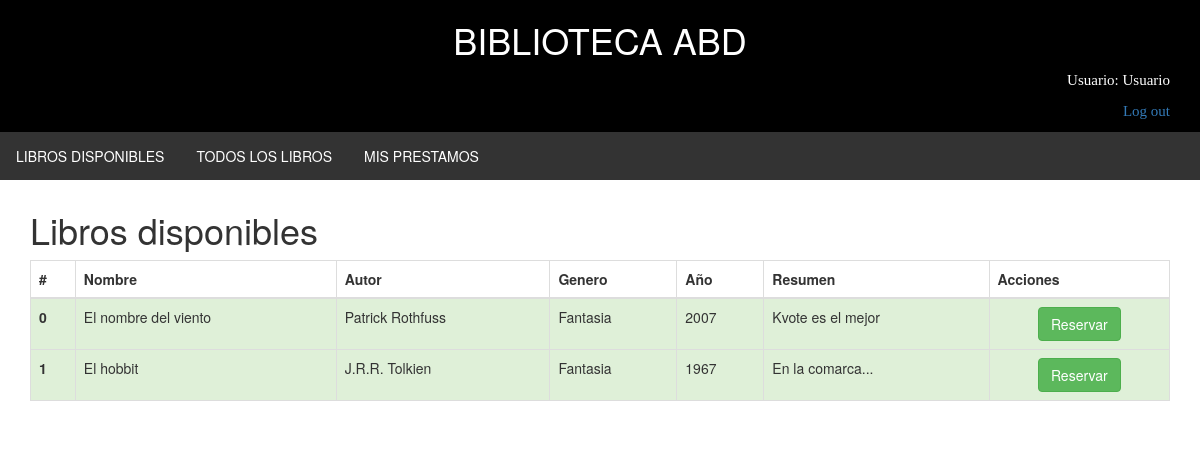
Screenshot of / (signed in) with the database file from the repository.
### tables this page shows
CREATE TABLE `user` (
  `id` int(11) NOT NULL,
  `name` varchar(255) NOT NULL,
  `last_name` varchar(255) NOT NULL,
  `email` varchar(255) NOT NULL,
  `user_type` int(11) NOT NULL DEFAULT '0',
  `password` varchar(255) NOT NULL
);

CREATE TABLE `libro` (
  `id` int(11) NOT NULL,
  `name` varchar(255) NOT NULL,
  `author` varchar(255) NOT NULL,
  `genre` varchar(255) NOT NULL,
  `year` varchar(255) NOT NULL,
  `resume` text NOT NULL
);

### core/ControladorBase.php (called while the page is built, shortened)
<?php
class ControladorBase{
    public function __construct() {
        require_once 'DaoBase.php';
        require_once 'core/Ayuda.php';
    }
    public function view($vista,$datos = []){
        $helper=new Ayuda();
        require_once 'views/'.$vista;
    }
}
?>

### controllers/LibroController.php (called while the page is built, shortened)
<?php
class LibroController extends ControladorBase
{
	public function index()
    {
        $libros = DaoLibro::getInstance()->getDisponibles();
        $this->view(
            "libro/index.php",
            [
                'libros' => $libros,
            ]
        );
    }
}
?>

### core/Ayuda.php (called while the page is built, shortened)
<?php
class Ayuda{
    public function url($controlador=CONTROLADOR_DEFECTO,$accion=ACCION_DEFECTO){
        $urlString="index.php?controller=".$controlador."&action=".$accion;
        return $urlString;
    }
    public function isUserLogged(){
    	return isset($_SESSION["login"]) && $_SESSION["login"] && isset($_SESSION["user_id"]);
    }
    public function getLoggedUser(){
    	if(isset($_SESSION["login"]) && $_SESSION["login"] && isset($_SESSION["user_id"]))
    	{
    		return DaoUsuario::getInstance()->getById($_SESSION["user_id"]);
    	}
    	else
    		return null;
    }
}
?>

### daos/DaoUsuario.php (called while the page is built, shortened)
<?php
class DaoUsuario extends DaoBase
{
    private static $instance;
    public static function getInstance()
    {
      if (is_null( self::$instance ) )
      {
        self::$instance = new self();
      }
      return self::$instance;
    }
}
?>

### core/DataSource.php (called while the page is built, shortened)
<?php
class DataSource {
  private static $instancia;
  private $conexion;
  private function __construct(){
    try {
      $db_cfg = require_once 'config/db.php';
      $this->host=$db_cfg["host"];
      $this->user=$db_cfg["user"];
      $this->pass=$db_cfg["pass"];
      $this->database=$db_cfg["database"];
      $this->conexion = new PDO('mysql:host=' . $this->host . ';dbname=' . $this->database,
        $this->user, $this->pass);
    } catch (PDOException $e) {
      echo "Error conexion base de datos: " . $e->getMessage();
    }
  }
  public static function getInstance(){
    if (!self::$instancia){
      self::$instancia =  new DataSource();
    }
    return self::$instancia;
  }
  public function getData($sql,$values){
    $consulta = $this->conexion->prepare($sql);
    $consulta->execute($values);
    $resultado = $consulta->fetch(PDO::FETCH_ASSOC);
    return $resultado;
  }
  public function getAllData($sql,$values){
    $consulta = $this->conexion->prepare($sql);
    $consulta->execute($values);
    $resultado = $consulta->fetchAll(PDO::FETCH_ASSOC);
    return $resultado;
  }
}
 ?>

### core/DaoBase.php (called while the page is built, shortened)
<?php
class DaoBase {
    public $table;
    public function __construct($table) {
        $this->table=(string) $table;
        require_once 'DataSource.php';
    }
    public function getById($id){
        return DataSource::getInstance()->getData("SELECT * FROM $this->table WHERE id = :id", array(':id'=>$id));
    }
}
?>

### config/db.php (called while the page is built)
<?php
return array(
    "host"      =>"localhost",
    "user"      =>"root",
    "pass"      =>"",
    "database"  =>"biblio",
);
?>

### daos/DaoLibro.php (called while the page is built, shortened)
<?php
class DaoLibro extends DaoBase
{
    private static $instance;
    public static function getInstance()
    {
      if (is_null( self::$instance ) )
      {
        self::$instance = new self();
      }
      return self::$instance;
    }
    public function getDisponibles()
    {
      $result = DataSource::getInstance()->getAllData("SELECT l.id, l.name, l.author, l.genre, l.year, l.resume FROM libro l
              LEFT JOIN (
                    SELECT    MAX(id) max_id, libro_id
                    FROM      prestamo
                    GROUP BY  libro_id
              ) c_max ON (c_max.libro_id = l.id)
              LEFT JOIN prestamo p ON (p.id = c_max.max_id)
              WHERE c_max.max_id IS NULL OR p.status = 1", array());
      return $result;
    }
}
?>

### views/libro/index.php (the view, shortened to what this page needs)
<!DOCTYPE html>
<html lang="es">
<head>
  <link rel="stylesheet" type="text/css" href="css/style.css" />
  <link rel="stylesheet" type="text/css" href="css/bootstrap.min.css" />
</head>
<body>
  <?php require('views/layout/header.php'); ?>
  <?php include('views/layout/nav.php'); ?>
  <div class="container">
    <div id="contenido">
    	<h1>Libros disponibles</h1>
		<table class="table table-bordered">
		    <thead>
		        <tr>
		        	<th>#</th>
		            <th>Nombre</th>
		            <th>Autor</th>
		            <th>Genero</th>
		            <th>Año</th>
		            <th>Resumen</th>
		            <th>Acciones</th>
		        </tr>
		    </thead>
		    <tbody>
		    	<?php foreach ($libros as $key => $libro): ?>
		        <tr class="success">
		        	<th scope="row"><?= $key ?></th>
		            <td><?= $libro['name'] ?></td>
		            <td><?= $libro['author'] ?></td>
		            <td><?= $libro['genre'] ?></td>
		            <td><?= $libro['year'] ?></td>
		            <td><?= $libro['resume'] ?></td>
		            <td class="text-center">
		            	<form method="POST" action="<?= $helper->url('libro','reservar');?>">
		            		<button class="btn btn-success" type="submit">Reservar</button>
		            	</form>
		            </td>
		        </tr>
		    	<?php endforeach; ?>
		    </tbody>
		</table>
  </div>
</body>
</html>

### views/layout/header.php
<header>
  <div class="container">
    <h1 class="text-center title">BIBLIOTECA ABD</h1>
    <div class="saludo">
      <?php
        if ( $helper->isUserLogged() ){
          echo "<p>Usuario: " . $helper->getLoggedUser()['name'] ."</p>";
          echo "<p><a href=" . $helper->url('user','logout') .">Log out</a></p>";
        }
        else {
          echo "<p>Usuario desconocido</p>";
          echo "<p><a href=".$helper->url('user','login').">Login</a></p>";
        }
      ?>
    </div>
  </div>
</header>

### css/style.css (style rules this page uses)
body { background-color: white; }
header { height: 11%; background-color: black; }
header div.saludo { width: 100%; font-family: Impact; text-align: right; font-size: 15px; color: white; }
a { text-decoration: none; }
#contenido { flex-basis: 80%; }
* { box-sizing: border-box; }
.title { color: white; }

### rows the page displays
user: name "Usuario"
libro: key "0", name "El nombre del viento", author "Patrick Rothfuss", genre "Fantasia", year "2007", resume "Kvote es el mejor"
libro: key "1", name "El hobbit", author "J.R.R. Tolkien", genre "Fantasia", year "1967", resume "En la comarca..."
